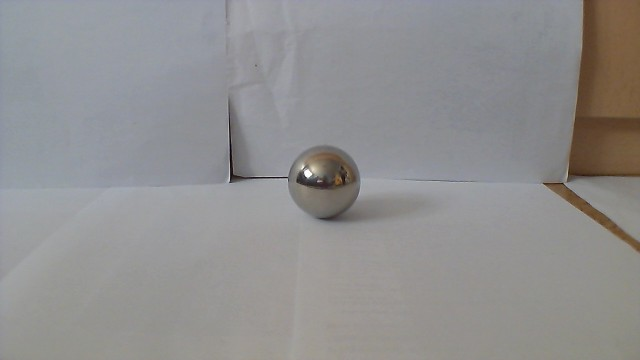
//> input picture src/Braswell/Recog/silver_ball.jpg, 640 x 360 px, given in place of the camera
$ ./ball_detection   (built with g++ and OpenCV 4)
//> lines starting //> are read from the running program, lines starting //| are printed output that depends on the picture
#include <opencv2/opencv.hpp>
#include <string>
#include "../Log/Log.h"

using namespace std;
using namespace cv;

int main()
{
	string window_name = "My Camera Feed";
	namedWindow(window_name); //create a window called "My Camera Feed"
	Mat frame;
	VideoCapture cap(0);

	cap.set(CAP_PROP_FRAME_WIDTH, 640);
	cap.set(CAP_PROP_FRAME_HEIGHT, 480);
	cap.set(CAP_PROP_FPS, 30);

	double dWidth = cap.get(CAP_PROP_FRAME_WIDTH);   //get the width of frames of the video
	double dHeight = cap.get(CAP_PROP_FRAME_HEIGHT); //get the height of frames of the video

    while (true)
    {

        bool bSuccess = cap.read(frame);
//> frame is the input picture: 360 rows x 640 cols, CV_8UC3; mean B, G, R 143.6, 143.4, 144.2


        cvtColor(frame, frame, COLOR_BGR2GRAY);
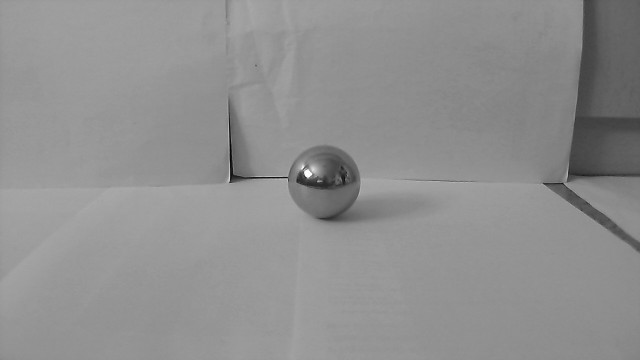
//> frame: 360 rows x 640 cols, CV_8UC1; min 3, max 255, mean 143.6

        medianBlur(frame, frame, 5);

        std::vector<cv::Vec3f> circles;
        HoughCircles(frame, circles, cv::HOUGH_GRADIENT, 1,
                     20,      // change this value to detect circles with different distances to each other
                     100, 30, // change the last two parameters
                     0, 0     // (min_radius & max_radius) to detect larger circles
        );
//> circles = 1 circle (x, y, radius): [324.5, 180.5, 36.6]

        for (size_t i = 0; i < circles.size(); i++)
        {
            cv::Vec3i c = circles[i];
            cv::Point center = cv::Point(c[0], c[1]);
            // circle center
            cv::circle(frame, center, 1, cv::Scalar(0, 100, 100), 3, cv::LINE_AA);
            // circle outline
            int radius = c[2];
            cv::circle(frame, center, radius, cv::Scalar(255, 0, 255), 3, cv::LINE_AA);
        }
//> this loop made 1 pass
//> (center, radius) on pass 1: (Point(324, 180), 37)
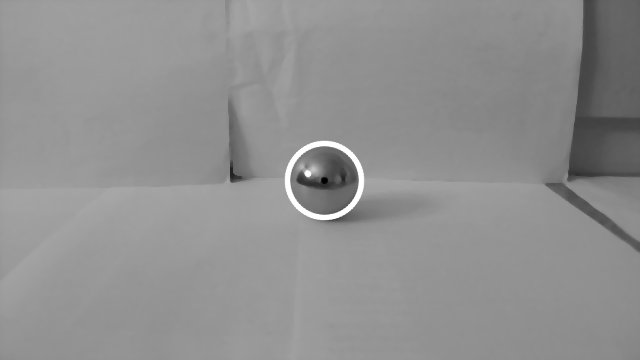
//> frame: 360 rows x 640 cols, CV_8UC1; min 0, max 255, mean 144.4

        //show the frame in the created window
        imshow(window_name, frame);

        if (waitKey(10) == 27)
//> the Esc key is pressed
        {
            cout << "Esc key is pressed by user. Stoppig the video" << endl;
            break;
        }
    }
}
